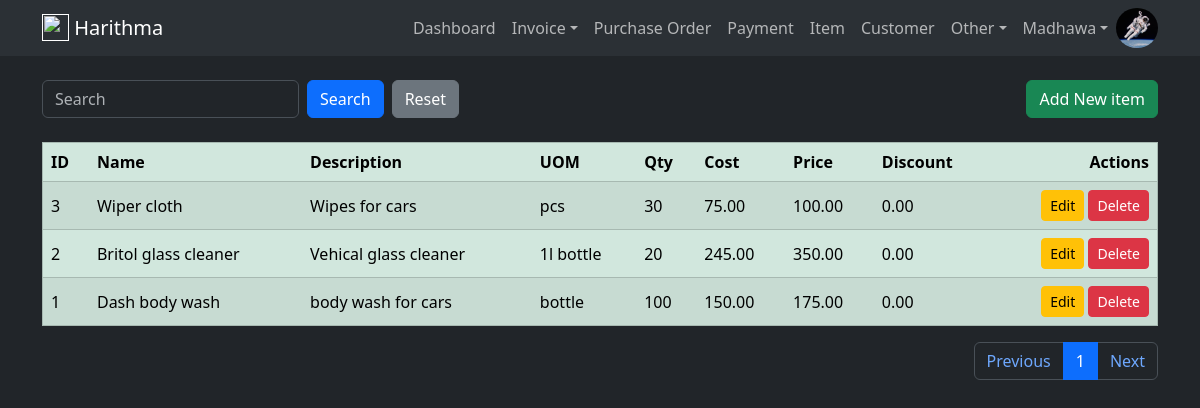
Page /item (signed in) on the committed database.
### harithmapos/models.py (models this page shows, shortened)
class User(db.Model, UserMixin):
    id = db.Column(db.Integer, primary_key=True)
    email = db.Column(db.String(120), unique=True, nullable=False)
    name = db.Column(db.String(50), nullable=False)
    image = db.Column(db.String(20), default='default.jpg')
    password = db.Column(db.String(60), nullable=False)
    ui_theme = db.Column(db.String(5), default='light')
    create_dttm = db.Column(db.DateTime, nullable=False, default=datetime.utcnow)
    update_dttm = db.Column(db.DateTime, nullable=False, default=datetime.utcnow)

class Item(db.Model):
    id = db.Column(db.Integer, primary_key=True)
    name = db.Column(db.String(100), nullable=False)
    description = db.Column(db.String(255))
    unit_of_measure = db.Column(db.String(20))
    quantity = db.Column(db.Integer)
    unit_cost = db.Column(db.Numeric(10,2))
    unit_price = db.Column(db.Numeric(10,2))
    discount_pct = db.Column(db.Numeric(5,2))
    create_dttm = db.Column(db.DateTime, nullable=False, default=datetime.utcnow)
    update_dttm = db.Column(db.DateTime, nullable=False, default=datetime.utcnow)
    invoice_details = db.relationship('InvoiceDetail', backref='item', lazy=True)
    item_invoice_details = db.relationship('ItemInvoiceDetail', backref='item', lazy=True)
    purchase_order_details = db.relationship('PurchaseOrderDetail', backref='item', lazy=True)

### harithmapos/views/item/routes.py (the view)
@item_blueprint.route("/item", methods=['GET', 'POST'])
@login_required
def item():
    item_create_form = ItemCreateForm()
    item_update_form = ItemUpdateForm()
    per_page = 20
    page = request.args.get('page',1,type=int)
    query = request.args.get("query",None)
    if query:
        items = Item.query.order_by(Item.update_dttm.desc()).filter(Item.name.icontains(query)).paginate(page=page, per_page=per_page)
    else:
        items = Item.query.order_by(Item.update_dttm.desc()).paginate(page=page, per_page=per_page)
    return render_template(
        'item.html',
        title='Item',
        item_create_form=item_create_form,
        item_update_form=item_update_form,
        items=items,
        query=query
    )

### harithmapos/views/item/forms.py
class ItemCreateForm(FlaskForm):
    name = StringField("Name", validators=[DataRequired(), Length(min=2, max=100)])
    description = StringField("Description")
    unit_of_measure = StringField("Unit Of Measure")
    quantity = IntegerField("Quantity")
    unit_cost = DecimalField("Unit Cost", places=2, validators=[DataRequired()])
    unit_price = DecimalField("Unit Price", places=2, validators=[DataRequired()])
    discount_pct = DecimalField("Discount Pct", places=2)
    submit = SubmitField('Insert Item')

class ItemUpdateForm(FlaskForm):
    name = StringField("Name", validators=[DataRequired(), Length(min=2, max=100)])
    description = StringField("Description")
    unit_of_measure = StringField("Unit Of Measure")
    quantity = IntegerField("Quantity")
    unit_cost = DecimalField("Unit Cost", places=2, validators=[DataRequired()])
    unit_price = DecimalField("Unit Price", places=2, validators=[DataRequired()])
    discount_pct = DecimalField("Discount Pct", places=2)
    submit = SubmitField('Update Item')

### harithmapos/models.py (called while the page is built)
@login_manager.user_loader
def load_user(user_id):
    return User.query.get(int(user_id))

### harithmapos/templates/item.html (shortened to what this page needs)
{% extends 'layout/base.html' %}
{% block body %}
    <div class="container mt-4">
        <div class="row">
            <div class="col d-flex justify-content-between align-items-center">
                <form class="mb-0 d-flex" action="" method="GET" autocomplete="off">
                    <input type="text" class="form-control me-2" name="query" id="query" placeholder="{{ query if query else 'Search'}}">
                    <input type="submit" value="Search" class="btn btn-primary me-2" name="">
                    <a href="{{ url_for('item_blueprint.item') }}"><input type="submit" value="Reset" class="btn btn-secondary" ></a>
                </form>
                <button type="button" class="btn btn-success align-right" data-bs-toggle="modal" data-bs-target="#insert_modal">Add New item</button>
            </div>
        </div>
    </div>
    <div class="container mt-4">
        <table class="table table-success table-striped table-hover" border="1">
            <thead class="thread-dark">
                <tr>
                    <th scope="col">ID</th>
                    <th scope="col">Name</th>
                    <th scope="col">Description</th>
                    <th scope="col">UOM</th>
                    <th scope="col">Qty</th>
                    <th scope="col">Cost</th>
                    <th scope="col">Price</th>
                    <th scope="col">Discount</th>
                    <th scope="col" style="text-align: right" >Actions</th>
                </tr>
            </thead>
            <tbody id="results">
                {% for item in items.items %}
                    <tr>
                        <td class="align-middle"  scope="row">{{item.id}}</td>
                        <td class="align-middle">{{item.name}}</td>
                        <td class="align-middle">{{item.description}}</td>
                        <td class="align-middle">{{item.unit_of_measure}}</td>
                        <td class="align-middle">{{item.quantity}}</td>
                        <td class="align-middle">{{item.unit_cost}}</td>
                        <td class="align-middle">{{item.unit_price}}</td>
                        <td class="align-middle">{{item.discount_pct}}</td>
                        <td class="text-end">
                            <a href="{{ url_for('item_blueprint.update_item', item_id=item.id) }}" class="btn btn-sm btn-warning" data-toggle="tooltip" data-placement="top" title="Update item" data-bs-toggle="modal" data-bs-target="#update_item{{item.id}}">Edit</a>
                            <a href="{{ url_for('item_blueprint.delete_item', item_id=item.id) }}" class="btn btn-sm btn-danger" data-toggle="tooltip" data-placement="top" title="Delete item" onclick="return confirm('Are you sure to delete?')">Delete</a>
                        </td>
                    </tr>
                {% endfor %}
            </tbody>
        </table>
        <nav aria-label="Page navigation">
            <ul class="pagination justify-content-end">
                <li class="page-item"><a class="page-link" href="{{ url_for('item_blueprint.item', page=items.prev_num, query=query) }}">Previous</a></li>
                {% for page_number in items.iter_pages(left_edge=1, right_edge=1, left_current=1, right_current=2) %}
                    {% if page_number %}
                        {% if items.page == page_number %}
                            <li class="page-item "><a class="page-link active" href="{{ url_for('item_blueprint.item', page=page_number, query=query) }}">{{ page_number }}</a></li>
                        {% else %}
                            <li class="page-item "><a class="page-link" href="{{ url_for('item_blueprint.item', page=page_number, query=query) }}">{{ page_number }}</a></li>
                        {% endif %}
                    {% else %}
                        <li class="page-item "><a class="page-link" href="#">...</a></li>
                    {% endif %}
                {% endfor %}
                <li class="page-item"><a class="page-link" href="{{ url_for('item_blueprint.item', page=items.next_num, query=query) }}">Next</a></li>
            </ul>
        </nav>
    </div>
{% endblock %}

### harithmapos/templates/layout/navbar.html (shortened to what this page needs)
<nav class="navbar navbar-expand-lg bg-body-tertiary">
    <div class="container">
        <a href="" class="navbar-brand lead">
            <img src="{{url_for('static', filename='vehical.png')}}" height="27" class="d-inline-block align-text-top">
            <b>Harithma</b>
        </a>
        <div class="collapse navbar-collapse" id="navbarCollapse">
            <ul class="navbar-nav ms-auto">
                {% if current_user.is_authenticated %}
                    <a class="nav-item nav-link" href="{{ url_for('dashboard_blueprint.dashboard') }}">Dashboard</a>
                    <li class="nav-item dropdown">
                        <a class="nav-link dropdown-toggle" href="#" role="button" data-bs-toggle="dropdown" aria-expanded="false">Invoice</a>
                    </li>
                    <a class="nav-item nav-link" href="{{ url_for('purchase_order_blueprint.purchase_order_head') }}">Purchase Order</a>
                    <a class="nav-item nav-link" href="{{ url_for('payment_blueprint.payment') }}">Payment</a>
                    <a class="nav-item nav-link" href="{{ url_for('item_blueprint.item') }}">Item</a>
                    <a class="nav-item nav-link" href="{{ url_for('customer_blueprint.customer') }}">Customer</a>
                    <li class="nav-item dropdown">
                        <a class="nav-link dropdown-toggle" href="#" role="button" data-bs-toggle="dropdown" aria-expanded="false">Other</a>
                    </li>
                    <li class="nav-item dropdown">
                        <a class="nav-link dropdown-toggle" href="#" role="button" data-bs-toggle="dropdown" aria-expanded="false">{{ current_user.name }}</a>
                    </li>
                    <img src="{{ url_for('static', filename='user_images/'+current_user.image) }}" class="rounded-circle" height="40" alt="Avatar" />
                {% else %}
                    <a class="nav-item nav-link" href="{{ url_for('user_blueprint.login') }}">Login</a>
                    <a class="nav-item nav-link" href="{{ url_for('user_blueprint.register') }}">Register</a>
                {% endif %}
            </ul>
        </div>
    </div>
</nav>

### rows in the picture
User: name "Madhawa", image (picture)
Item: id "3", name "Wiper cloth", description "Wipes for cars", unit_of_measure "pcs", quantity "30", unit_cost "75.00", unit_price "100.00", discount_pct "0.00"
Item: id "2", name "Britol glass cleaner", description "Vehical glass cleaner", unit_of_measure "1l bottle", quantity "20", unit_cost "245.00", unit_price "350.00", discount_pct "0.00"
Item: id "1", name "Dash body wash", description "body wash for cars", unit_of_measure "bottle", quantity "100", unit_cost "150.00", unit_price "175.00", discount_pct "0.00"

### other values in the picture
{{ page_number }} "1"
